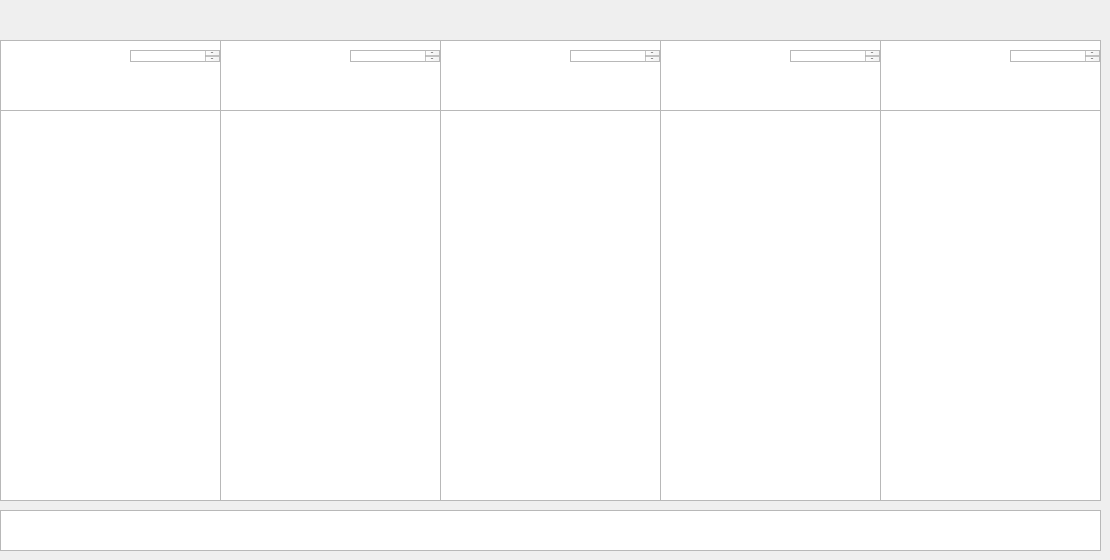
      <widget class="QWidget" name="widget_13" native="true">
       <widget class="QWidget" name="horizontalLayoutWidget_8">
        <property name="geometry">
         <rect>
          <x>0</x>
          <y>0</y>
          <width>221</width>
          <height>41</height>
         </rect>
        </property>
        <layout class="QHBoxLayout" name="horizontalLayout_9">
         <item>
          <widget class="ImageLabel" name="ImageLabel_31">
           <property name="sizePolicy">
            <sizepolicy hsizetype="Minimum" vsizetype="Minimum">
             <horstretch>0</horstretch>
             <verstretch>0</verstretch>
            </sizepolicy>
           </property>
           <property name="minimumSize">
            <size>
             <width>35</width>
             <height>35</height>
            </size>
           </property>
           <property name="maximumSize">
            <size>
             <width>35</width>
             <height>35</height>
            </size>
           </property>
          </widget>
         </item>
         <item>
          <widget class="ImageLabel" name="ImageLabel_32">
           <property name="sizePolicy">
            <sizepolicy hsizetype="Minimum" vsizetype="Minimum">
             <horstretch>0</horstretch>
             <verstretch>0</verstretch>
            </sizepolicy>
           </property>
           <property name="minimumSize">
            <size>
             <width>35</width>
             <height>35</height>
            </size>
           </property>
           <property name="maximumSize">
            <size>
             <width>35</width>
             <height>35</height>
            </size>
           </property>
          </widget>
         </item>
         <item>
          <widget class="ImageLabel" name="ImageLabel_33">
           <property name="sizePolicy">
            <sizepolicy hsizetype="Minimum" vsizetype="Minimum">
             <horstretch>0</horstretch>
             <verstretch>0</verstretch>
            </sizepolicy>
           </property>
           <property name="minimumSize">
            <size>
             <width>35</width>
             <height>35</height>
            </size>
           </property>
           <property name="maximumSize">
            <size>
             <width>35</width>
             <height>35</height>
            </size>
           </property>
          </widget>
         </item>
         <item>
          <widget class="ImageLabel" name="ImageLabel_34">
           <property name="sizePolicy">
            <sizepolicy hsizetype="Minimum" vsizetype="Minimum">
             <horstretch>0</horstretch>
             <verstretch>0</verstretch>
            </sizepolicy>
           </property>
           <property name="minimumSize">
            <size>
             <width>35</width>
             <height>35</height>
            </size>
           </property>
           <property name="maximumSize">
            <size>
             <width>35</width>
             <height>35</height>
            </size>
           </property>
          </widget>
         </item>
         <item>
          <widget class="ImageLabel" name="ImageLabel_6">
           <property name="sizePolicy">
            <sizepolicy hsizetype="Minimum" vsizetype="Minimum">
             <horstretch>0</horstretch>
             <verstretch>0</verstretch>
            </sizepolicy>
           </property>
           <property name="minimumSize">
            <size>
             <width>35</width>
             <height>35</height>
            </size>
           </property>
           <property name="maximumSize">
            <size>
             <width>35</width>
             <height>35</height>
            </size>
           </property>
          </widget>
         </item>
        </layout>
       </widget>
       <widget class="QWidget" name="horizontalLayoutWidget_9">
        <property name="geometry">
         <rect>
          <x>220</x>
          <y>0</y>
          <width>221</width>
          <height>41</height>
         </rect>
        </property>
        <layout class="QHBoxLayout" name="horizontalLayout_10">
         <item>
          <widget class="ImageLabel" name="player_info">
           <property name="sizePolicy">
            <sizepolicy hsizetype="Minimum" vsizetype="Minimum">
             <horstretch>0</horstretch>
             <verstretch>0</verstretch>
            </sizepolicy>
           </property>
           <property name="minimumSize">
            <size>
             <width>35</width>
             <height>35</height>
            </size>
           </property>
           <property name="maximumSize">
            <size>
             <width>35</width>
             <height>35</height>
            </size>
           </property>
          </widget>
         </item>
         <item>
          <widget class="ImageLabel" name="ImageLabel_36">
           <property name="sizePolicy">
            <sizepolicy hsizetype="Minimum" vsizetype="Minimum">
             <horstretch>0</horstretch>
             <verstretch>0</verstretch>
            </sizepolicy>
           </property>
           <property name="minimumSize">
            <size>
             <width>35</width>
             <height>35</height>
            </size>
           </property>
           <property name="maximumSize">
            <size>
             <width>35</width>
             <height>35</height>
            </size>
           </property>
          </widget>
         </item>
         <item>
          <widget class="ImageLabel" name="ImageLabel_37">
           <property name="sizePolicy">
            <sizepolicy hsizetype="Minimum" vsizetype="Minimum">
             <horstretch>0</horstretch>
             <verstretch>0</verstretch>
            </sizepolicy>
           </property>
           <property name="minimumSize">
            <size>
             <width>35</width>
             <height>35</height>
            </size>
           </property>
           <property name="maximumSize">
            <size>
             <width>35</width>
             <height>35</height>
            </size>
           </property>
          </widget>
         </item>
         <item>
          <widget class="ImageLabel" name="ImageLabel_38">
           <property name="sizePolicy">
            <sizepolicy hsizetype="Minimum" vsizetype="Minimum">
             <horstretch>0</horstretch>
             <verstretch>0</verstretch>
            </sizepolicy>
           </property>
           <property name="minimumSize">
            <size>
             <width>35</width>
             <height>35</height>
            </size>
           </property>
           <property name="maximumSize">
            <size>
             <width>35</width>
             <height>35</height>
            </size>
           </property>
          </widget>
         </item>
         <item>
          <widget class="ImageLabel" name="ImageLabel_7">
           <property name="sizePolicy">
            <sizepolicy hsizetype="Minimum" vsizetype="Minimum">
             <horstretch>0</horstretch>
             <verstretch>0</verstretch>
            </sizepolicy>
           </property>
           <property name="minimumSize">
            <size>
             <width>35</width>
             <height>35</height>
            </size>
           </property>
           <property name="maximumSize">
            <size>
             <width>35</width>
             <height>35</height>
            </size>
           </property>
          </widget>
         </item>
        </layout>
       </widget>
       <widget class="QWidget" name="horizontalLayoutWidget_12">
        <property name="geometry">
         <rect>
          <x>440</x>
          <y>0</y>
          <width>221</width>
          <height>41</height>
         </rect>
        </property>
        <layout class="QHBoxLayout" name="horizontalLayout_13">
         <item>
          <widget class="ImageLabel" name="ImageLabel_39">
           <property name="sizePolicy">
            <sizepolicy hsizetype="Minimum" vsizetype="Minimum">
             <horstretch>0</horstretch>
             <verstretch>0</verstretch>
            </sizepolicy>
           </property>
           <property name="minimumSize">
            <size>
             <width>35</width>
             <height>35</height>
            </size>
           </property>
           <property name="maximumSize">
            <size>
             <width>35</width>
             <height>35</height>
            </size>
           </property>
          </widget>
         </item>
         <item>
          <widget class="ImageLabel" name="ImageLabel_40">
           <property name="sizePolicy">
            <sizepolicy hsizetype="Minimum" vsizetype="Minimum">
             <horstretch>0</horstretch>
             <verstretch>0</verstretch>
            </sizepolicy>
           </property>
           <property name="minimumSize">
            <size>
             <width>35</width>
             <height>35</height>
            </size>
           </property>
           <property name="maximumSize">
            <size>
             <width>35</width>
             <height>35</height>
            </size>
           </property>
          </widget>
         </item>
         <item>
          <widget class="ImageLabel" name="ImageLabel_51">
           <property name="sizePolicy">
            <sizepolicy hsizetype="Minimum" vsizetype="Minimum">
             <horstretch>0</horstretch>
             <verstretch>0</verstretch>
            </sizepolicy>
           </property>
           <property name="minimumSize">
            <size>
             <width>35</width>
             <height>35</height>
            </size>
           </property>
           <property name="maximumSize">
            <size>
             <width>35</width>
             <height>35</height>
            </size>
           </property>
          </widget>
         </item>
         <item>
          <widget class="ImageLabel" name="ImageLabel_52">
           <property name="sizePolicy">
            <sizepolicy hsizetype="Minimum" vsizetype="Minimum">
             <horstretch>0</horstretch>
             <verstretch>0</verstretch>
            </sizepolicy>
           </property>
           <property name="minimumSize">
            <size>
             <width>35</width>
             <height>35</height>
            </size>
           </property>
           <property name="maximumSize">
            <size>
             <width>35</width>
             <height>35</height>
            </size>
           </property>
          </widget>
         </item>
         <item>
          <widget class="ImageLabel" name="ImageLabel_53">
           <property name="sizePolicy">
            <sizepolicy hsizetype="Minimum" vsizetype="Minimum">
             <horstretch>0</horstretch>
             <verstretch>0</verstretch>
            </sizepolicy>
           </property>
           <property name="minimumSize">
            <size>
             <width>35</width>
             <height>35</height>
            </size>
           </property>
           <property name="maximumSize">
            <size>
             <width>35</width>
             <height>35</height>
            </size>
           </property>
          </widget>
         </item>
        </layout>
       </widget>
       <widget class="QWidget" name="horizontalLayoutWidget_13">
        <property name="geometry">
         <rect>
          <x>660</x>
          <y>0</y>
          <width>221</width>
          <height>41</height>
         </rect>
        </property>
        <layout class="QHBoxLayout" name="horizontalLayout_14">
         <item>
          <widget class="ImageLabel" name="ImageLabel_54">
           <property name="sizePolicy">
            <sizepolicy hsizetype="Minimum" vsizetype="Minimum">
             <horstretch>0</horstretch>
             <verstretch>0</verstretch>
            </sizepolicy>
           </property>
           <property name="minimumSize">
            <size>
             <width>35</width>
             <height>35</height>
            </size>
           </property>
           <property name="maximumSize">
            <size>
             <width>35</width>
             <height>35</height>
            </size>
           </property>
          </widget>
         </item>
         <item>
          <widget class="ImageLabel" name="ImageLabel_55">
           <property name="sizePolicy">
            <sizepolicy hsizetype="Minimum" vsizetype="Minimum">
             <horstretch>0</horstretch>
             <verstretch>0</verstretch>
            </sizepolicy>
           </property>
           <property name="minimumSize">
            <size>
             <width>35</width>
             <height>35</height>
            </size>
           </property>
           <property name="maximumSize">
            <size>
             <width>35</width>
             <height>35</height>
            </size>
           </property>
          </widget>
         </item>
         <item>
          <widget class="ImageLabel" name="ImageLabel_56">
           <property name="sizePolicy">
            <sizepolicy hsizetype="Minimum" vsizetype="Minimum">
             <horstretch>0</horstretch>
             <verstretch>0</verstretch>
            </sizepolicy>
           </property>
           <property name="minimumSize">
            <size>
             <width>35</width>
             <height>35</height>
            </size>
           </property>
           <property name="maximumSize">
            <size>
             <width>35</width>
             <height>35</height>
            </size>
           </property>
          </widget>
         </item>
         <item>
          <widget class="ImageLabel" name="ImageLabel_57">
           <property name="sizePolicy">
            <sizepolicy hsizetype="Minimum" vsizetype="Minimum">
             <horstretch>0</horstretch>
             <verstretch>0</verstretch>
            </sizepolicy>
           </property>
           <property name="minimumSize">
            <size>
             <width>35</width>
             <height>35</height>
            </size>
           </property>
           <property name="maximumSize">
            <size>
             <width>35</width>
             <height>35</height>
            </size>
           </property>
          </widget>
         </item>
         <item>
          <widget class="ImageLabel" name="ImageLabel_58">
           <property name="sizePolicy">
            <sizepolicy hsizetype="Minimum" vsizetype="Minimum">
             <horstretch>0</horstretch>
             <verstretch>0</verstretch>
            </sizepolicy>
           </property>
           <property name="minimumSize">
            <size>
             <width>35</width>
             <height>35</height>
            </size>
           </property>
           <property name="maximumSize">
            <size>
             <width>35</width>
             <height>35</height>
            </size>
           </property>
          </widget>
         </item>
        </layout>
       </widget>
       <widget class="QWidget" name="horizontalLayoutWidget_14">
        <property name="geometry">
         <rect>
          <x>880</x>
          <y>0</y>
          <width>221</width>
          <height>41</height>
         </rect>
        </property>
        <layout class="QHBoxLayout" name="horizontalLayout_15">
         <item>
          <widget class="ImageLabel" name="ImageLabel_59">
           <property name="sizePolicy">
            <sizepolicy hsizetype="Minimum" vsizetype="Minimum">
             <horstretch>0</horstretch>
             <verstretch>0</verstretch>
            </sizepolicy>
           </property>
           <property name="minimumSize">
            <size>
             <width>35</width>
             <height>35</height>
            </size>
           </property>
           <property name="maximumSize">
            <size>
             <width>35</width>
             <height>35</height>
            </size>
           </property>
          </widget>
         </item>
         <item>
          <widget class="ImageLabel" name="ImageLabel_60">
           <property name="sizePolicy">
            <sizepolicy hsizetype="Minimum" vsizetype="Minimum">
             <horstretch>0</horstretch>
             <verstretch>0</verstretch>
            </sizepolicy>
           </property>
           <property name="minimumSize">
            <size>
             <width>35</width>
             <height>35</height>
            </size>
           </property>
           <property name="maximumSize">
            <size>
             <width>35</width>
             <height>35</height>
            </size>
           </property>
          </widget>
         </item>
         <item>
          <widget class="ImageLabel" name="ImageLabel_61">
           <property name="sizePolicy">
            <sizepolicy hsizetype="Minimum" vsizetype="Minimum">
             <horstretch>0</horstretch>
             <verstretch>0</verstretch>
            </sizepolicy>
           </property>
           <property name="minimumSize">
            <size>
             <width>35</width>
             <height>35</height>
            </size>
           </property>
           <property name="maximumSize">
            <size>
             <width>35</width>
             <height>35</height>
            </size>
           </property>
          </widget>
         </item>
         <item>
          <widget class="ImageLabel" name="ImageLabel_62">
           <property name="sizePolicy">
            <sizepolicy hsizetype="Minimum" vsizetype="Minimum">
             <horstretch>0</horstretch>
             <verstretch>0</verstretch>
            </sizepolicy>
           </property>
           <property name="minimumSize">
            <size>
             <width>35</width>
             <height>35</height>
            </size>
           </property>
           <property name="maximumSize">
            <size>
             <width>35</width>
             <height>35</height>
            </size>
           </property>
          </widget>
         </item>
         <item>
          <widget class="ImageLabel" name="ImageLabel_63">
           <property name="sizePolicy">
            <sizepolicy hsizetype="Minimum" vsizetype="Minimum">
             <horstretch>0</horstretch>
             <verstretch>0</verstretch>
            </sizepolicy>
           </property>
           <property name="minimumSize">
            <size>
             <width>35</width>
             <height>35</height>
            </size>
           </property>
           <property name="maximumSize">
            <size>
             <width>35</width>
             <height>35</height>
            </size>
           </property>
          </widget>
         </item>
        </layout>
       </widget>
       <widget class="QWidget" name="widget_14" native="true">
        <property name="geometry">
         <rect>
          <x>0</x>
          <y>40</y>
          <width>1101</width>
          <height>461</height>
         </rect>
        </property>
        <widget class="QGraphicsView" name="record0">
         <property name="geometry">
          <rect>
           <x>0</x>
           <y>70</y>
           <width>221</width>
           <height>391</height>
          </rect>
         </property>
        </widget>
        <widget class="QGraphicsView" name="info0">
         <property name="geometry">
          <rect>
           <x>0</x>
           <y>0</y>
           <width>221</width>
           <height>71</height>
          </rect>
         </property>
        </widget>
        <widget class="QWidget" name="widget_15" native="true">
         <property name="geometry">
          <rect>
           <x>220</x>
           <y>0</y>
           <width>221</width>
           <height>461</height>
          </rect>
         </property>
         <widget class="QGraphicsView" name="record1">
          <property name="geometry">
           <rect>
            <x>0</x>
            <y>70</y>
            <width>221</width>
            <height>391</height>
           </rect>
          </property>
         </widget>
         <widget class="QGraphicsView" name="info1">
          <property name="geometry">
           <rect>
            <x>0</x>
            <y>0</y>
            <width>221</width>
            <height>71</height>
           </rect>
          </property>
         </widget>
         <widget class="HorizontalPipsPager" name="page1">
          <property name="geometry">
           <rect>
            <x>130</x>
            <y>10</y>
            <width>90</width>
            <height>12</height>
           </rect>
          </property>
          <item/>
          <item/>
          <item/>
          <item/>
          <item/>
          <item/>
          <item/>
          <item/>
          <item/>
          <item/>
          <item/>
          <item/>
          <item/>
          <item/>
          <item/>
          <item/>
          <item/>
          <item/>
          <item/>
          <item/>
          <item/>
          <item/>
          <item/>
          <item/>
          <item/>
          <item/>
          <item/>
          <item/>
          <item/>
          <item/>
          <item/>
          <item/>
          <item/>
          <item/>
          <item/>
         </widget>
        </widget>
        <widget class="QWidget" name="widget_16" native="true">
         <property name="geometry">
          <rect>
           <x>440</x>
           <y>0</y>
           <width>221</width>
           <height>461</height>
          </rect>
         </property>
         <widget class="QGraphicsView" name="record2">
          <property name="geometry">
           <rect>
            <x>0</x>
            <y>70</y>
            <width>221</width>
            <height>391</height>
           </rect>
          </property>
         </widget>
         <widget class="QGraphicsView" name="info2">
          <property name="geometry">
           <rect>
            <x>0</x>
            <y>0</y>
            <width>221</width>
            <height>71</height>
           </rect>
          </property>
         </widget>
         <widget class="HorizontalPipsPager" name="page2">
          <property name="geometry">
           <rect>
            <x>130</x>
            <y>10</y>
            <width>90</width>
            <height>12</height>
           </rect>
          </property>
          <item/>
          <item/>
          <item/>
          <item/>
          <item/>
          <item/>
          <item/>
          <item/>
          <item/>
          <item/>
          <item/>
          <item/>
          <item/>
          <item/>
          <item/>
          <item/>
          <item/>
          <item/>
          <item/>
          <item/>
          <item/>
          <item/>
          <item/>
          <item/>
          <item/>
          <item/>
          <item/>
          <item/>
          <item/>
          <item/>
          <item/>
          <item/>
          <item/>
          <item/>
          <item/>
         </widget>
        </widget>
        <widget class="QWidget" name="widget_17" native="true">
         <property name="geometry">
          <rect>
           <x>660</x>
           <y>0</y>
           <width>221</width>
           <height>461</height>
          </rect>
         </property>
         <widget class="QGraphicsView" name="record3">
          <property name="geometry">
           <rect>
            <x>0</x>
            <y>70</y>
            <width>221</width>
            <height>391</height>
           </rect>
          </property>
         </widget>
         <widget class="QGraphicsView" name="info3">
          <property name="geometry">
           <rect>
            <x>0</x>
            <y>0</y>
            <width>221</width>
            <height>71</height>
           </rect>
          </property>
         </widget>
         <widget class="HorizontalPipsPager" name="page3">
          <property name="geometry">
           <rect>
            <x>130</x>
            <y>10</y>
            <width>90</width>
            <height>12</height>
           </rect>
          </property>
          <item/>
          <item/>
          <item/>
          <item/>
          <item/>
          <item/>
          <item/>
          <item/>
          <item/>
          <item/>
          <item/>
          <item/>
          <item/>
          <item/>
          <item/>
          <item/>
          <item/>
          <item/>
          <item/>
          <item/>
          <item/>
          <item/>
          <item/>
          <item/>
          <item/>
          <item/>
          <item/>
          <item/>
          <item/>
          <item/>
          <item/>
          <item/>
          <item/>
          <item/>
          <item/>
         </widget>
        </widget>
        <widget class="QWidget" name="widget_23" native="true">
         <property name="geometry">
          <rect>
           <x>880</x>
           <y>0</y>
           <width>221</width>
           <height>461</height>
          </rect>
         </property>
         <widget class="QGraphicsView" name="record4">
          <property name="geometry">
           <rect>
            <x>0</x>
            <y>70</y>
            <width>221</width>
            <height>391</height>
           </rect>
          </property>
         </widget>
         <widget class="QGraphicsView" name="info4">
          <property name="geometry">
           <rect>
            <x>0</x>
            <y>0</y>
            <width>221</width>
            <height>71</height>
           </rect>
          </property>
         </widget>
         <widget class="HorizontalPipsPager" name="page4">
          <property name="geometry">
           <rect>
            <x>130</x>
            <y>10</y>
            <width>90</width>
            <height>12</height>
           </rect>
          </property>
          <item/>
          <item/>
          <item/>
          <item/>
          <item/>
          <item/>
          <item/>
          <item/>
          <item/>
          <item/>
          <item/>
          <item/>
          <item/>
          <item/>
          <item/>
          <item/>
          <item/>
          <item/>
          <item/>
          <item/>
          <item/>
          <item/>
          <item/>
          <item/>
          <item/>
          <item/>
          <item/>
          <item/>
          <item/>
          <item/>
          <item/>
          <item/>
          <item/>
          <item/>
          <item/>
         </widget>
        </widget>
        <widget class="HorizontalPipsPager" name="page0">
         <property name="geometry">
          <rect>
           <x>130</x>
           <y>10</y>
           <width>90</width>
           <height>12</height>
          </rect>
         </property>
         <item/>
         <item/>
         <item/>
         <item/>
         <item/>
         <item/>
         <item/>
         <item/>
         <item/>
         <item/>
         <item/>
         <item/>
         <item/>
         <item/>
         <item/>
         <item/>
         <item/>
         <item/>
         <item/>
         <item/>
         <item/>
         <item/>
         <item/>
         <item/>
         <item/>
         <item/>
         <item/>
         <item/>
         <item/>
         <item/>
        </widget>
       </widget>
       <widget class="QGraphicsView" name="cheating">
        <property name="geometry">
         <rect>
          <x>0</x>
          <y>510</y>
          <width>1101</width>
          <height>41</height>
         </rect>
        </property>
       </widget>
      </widget>
